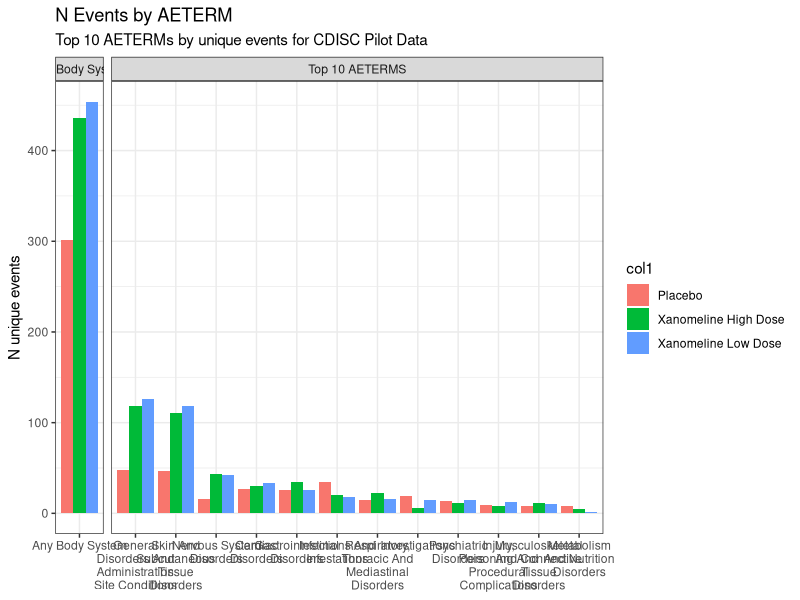
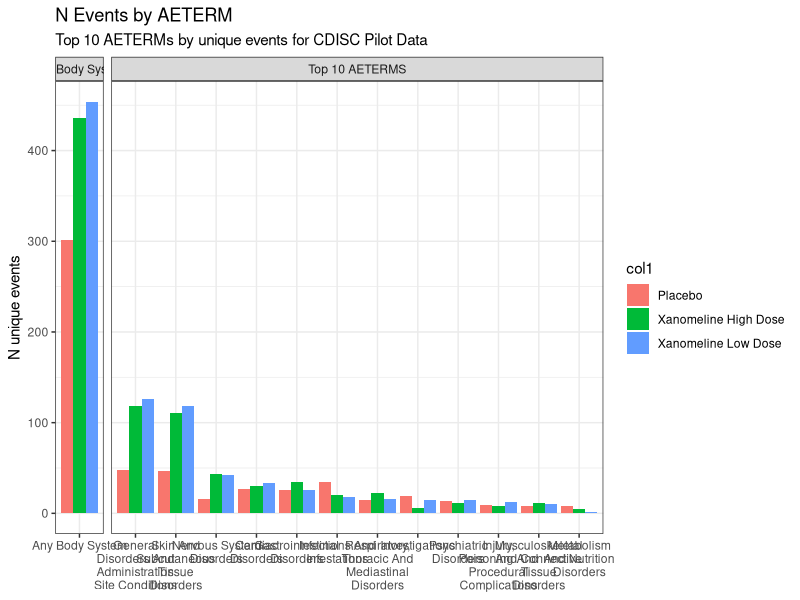

Here is the R script that generated these plots, in order:
## Name: Demography Display
#
#
# Input: demog ARD

library(dplyr)
library(tidyr)
library(readr)
library(ggplot2)


# Load source demog ARD dataset ----

ae_ard <- read_csv("data/02-ARDs_and_Displays/ae_ard.csv")


# Create simple display
ae_top_n <- ae_ard %>%
  filter(AEBODSYS == AETERM) %>%
  group_by(AETERM) %>%
  mutate(n_aes = sum(value[param == "n"])) %>%
  ungroup() %>%
  arrange(desc(n_aes),AETERM, col1, param) %>%
  filter(n_aes %in% unique(n_aes)[1:11]) %>%
  select(-col2, -AETERM_ORD, -AEBODSYS_ORD) %>%
  pivot_wider(
    names_from = param,
    values_from = value
  )


ae_top_n %>%
  mutate(
    AETERM = factor(AETERM, levels = unique(AETERM)),
    IS_ANY = factor(ifelse(AETERM == "Any Body System", "Any Body System", "Top 10 AETERMS"), levels = c("Any Body System", "Top 10 AETERMS"))
  ) %>%
  ggplot() +
  geom_col(
    aes(x = AETERM, y = n, fill = col1),
    position = "dodge",
    stat = "identity"
  ) +
  labs(
    title = "N Events by AETERM",
    subtitle = "Top 10 AETERMs by unique events for CDISC Pilot Data",
    x = NULL,
    y = "N unique events"
  ) +
  facet_grid(.~ IS_ANY, scales = "free", space = "free") +
  scale_x_discrete(labels = function(x) stringr::str_wrap(stringr::str_to_title(x), width = 15)) +
  theme_bw()

ggsave("AE_Top_10.png", width = 16, height = 6, units = "in")
